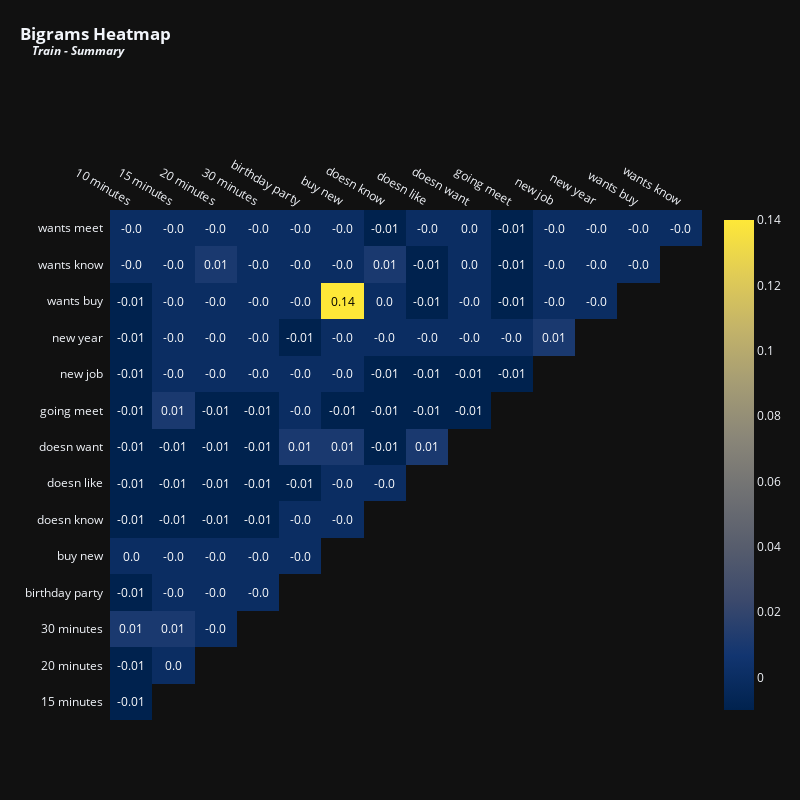

The notebook cell saved with this chart:
### Code cell
vectorizer = TfidfVectorizer(max_features = 15,stop_words = 'english',ngram_range = (2,2)) # Top 15 terms
x = vectorizer.fit_transform(train['summary'].fillna(''))
df_tfidfvect = pd.DataFrame(x.toarray(), columns=vectorizer.get_feature_names_out())
plot_correlation(df_tfidfvect, 'Bigrams', 'Train - Summary', 800, 800, 12)

### Figure 1 — Plotly figure (JSON) as saved in the notebook; plotly's stock layout.template omitted (floating-point values rounded to 4 significant figures)
{"data": [{"colorscale": [[0, "#00224e"], [0.1111, "#123570"], [0.2222, "#3b496c"], [0.3333, "#575d6d"], [0.4444, "#707173"], [0.5556, "#8a8678"], [0.6667, "#a59c74"], [0.7778, "#c3b369"], [0.8889, "#e1cc55"], [1, "#fee838"]], "reversescale": false, "showscale": false, "x": ["10 minutes", "15 minutes", "20 minutes", "30 minutes", "birthday party", "buy new", "doesn know", "doesn like", "doesn want", "going meet", "new job", "new year", "wants buy", "wants know"], "y": ["wants meet", "wants know", "wants buy", "new year", "new job", "going meet", "doesn want", "doesn like", "doesn know", "buy new", "birthday party", "30 minutes", "20 minutes", "15 minutes"], "z": [[0, 0, 0, 0, 0, 0, -0.01, 0, 0, -0.01, 0, 0, 0, 0], [0, 0, 0.01, 0, 0, 0, 0.01, -0.01, 0, -0.01, 0, 0, 0], [-0.01, 0, 0, 0, 0, 0.14, 0, -0.01, 0, -0.01, 0, 0], [-0.01, 0, 0, 0, -0.01, 0, 0, 0, 0, 0, 0.01], [-0.01, 0, 0, 0, 0, 0, -0.01, -0.01, -0.01, -0.01], [-0.01, 0.01, -0.01, -0.01, 0, -0.01, -0.01, -0.01, -0.01], [-0.01, -0.01, -0.01, -0.01, 0.01, 0.01, -0.01, 0.01], [-0.01, -0.01, -0.01, -0.01, -0.01, 0, 0], [-0.01, -0.01, -0.01, -0.01, 0, 0], [0, 0, 0, 0, 0], [-0.01, 0, 0, 0], [0.01, 0.01, 0], [-0.01, 0], [-0.01]], "type": "heatmap"}, {"colorscale": [[0, "#00224e"], [0.1111, "#123570"], [0.2222, "#3b496c"], [0.3333, "#575d6d"], [0.4444, "#707173"], [0.5556, "#8a8678"], [0.6667, "#a59c74"], [0.7778, "#c3b369"], [0.8889, "#e1cc55"], [1, "#fee838"]], "showscale": true, "visible": true, "z": [[0, 0, 0, 0, 0, 0, -0.01, 0, 0, -0.01, 0, 0, 0, 0], [0, 0, 0.01, 0, 0, 0, 0.01, -0.01, 0, -0.01, 0, 0, 0], [-0.01, 0, 0, 0, 0, 0.14, 0, -0.01, 0, -0.01, 0, 0], [-0.01, 0, 0, 0, -0.01, 0, 0, 0, 0, 0, 0.01], [-0.01, 0, 0, 0, 0, 0, -0.01, -0.01, -0.01, -0.01], [-0.01, 0.01, -0.01, -0.01, 0, -0.01, -0.01, -0.01, -0.01], [-0.01, -0.01, -0.01, -0.01, 0.01, 0.01, -0.01, 0.01], [-0.01, -0.01, -0.01, -0.01, -0.01, 0, 0], [-0.01, -0.01, -0.01, -0.01, 0, 0], [0, 0, 0, 0, 0], [-0.01, 0, 0, 0], [0.01, 0.01, 0], [-0.01, 0], [-0.01]], "type": "heatmap"}], "layout": {"annotations": [{"font": {"color": "#FFFFFF", "size": 12}, "showarrow": false, "text": "-0.0", "x": "10 minutes", "xref": "x", "y": "wants meet", "yref": "y"}, {"font": {"color": "#FFFFFF", "size": 12}, "showarrow": false, "text": "-0.0", "x": "15 minutes", "xref": "x", "y": "wants meet", "yref": "y"}, {"font": {"color": "#FFFFFF", "size": 12}, "showarrow": false, "text": "-0.0", "x": "20 minutes", "xref": "x", "y": "wants meet", "yref": "y"}, {"font": {"color": "#FFFFFF", "size": 12}, "showarrow": false, "text": "-0.0", "x": "30 minutes", "xref": "x", "y": "wants meet", "yref": "y"}, {"font": {"color": "#FFFFFF", "size": 12}, "showarrow": false, "text": "-0.0", "x": "birthday party", "xref": "x", "y": "wants meet", "yref": "y"}, {"font": {"color": "#FFFFFF", "size": 12}, "showarrow": false, "text": "-0.0", "x": "buy new", "xref": "x", "y": "wants meet", "yref": "y"}, {"font": {"color": "#FFFFFF", "size": 12}, "showarrow": false, "text": "-0.01", "x": "doesn know", "xref": "x", "y": "wants meet", "yref": "y"}, {"font": {"color": "#FFFFFF", "size": 12}, "showarrow": false, "text": "-0.0", "x": "doesn like", "xref": "x", "y": "wants meet", "yref": "y"}, {"font": {"color": "#FFFFFF", "size": 12}, "showarrow": false, "text": "0.0", "x": "doesn want", "xref": "x", "y": "wants meet", "yref": "y"}, {"font": {"color": "#FFFFFF", "size": 12}, "showarrow": false, "text": "-0.01", "x": "going meet", "xref": "x", "y": "wants meet", "yref": "y"}, {"font": {"color": "#FFFFFF", "size": 12}, "showarrow": false, "text": "-0.0", "x": "new job", "xref": "x", "y": "wants meet", "yref": "y"}, {"font": {"color": "#FFFFFF", "size": 12}, "showarrow": false, "text": "-0.0", "x": "new year", "xref": "x", "y": "wants meet", "yref": "y"}, {"font": {"color": "#FFFFFF", "size": 12}, "showarrow": false, "text": "-0.0", "x": "wants buy", "xref": "x", "y": "wants meet", "yref": "y"}, {"font": {"color": "#FFFFFF", "size": 12}, "showarrow": false, "text": "-0.0", "x": "wants know", "xref": "x", "y": "wants meet", "yref": "y"}, {"font": {"color": "#FFFFFF", "size": 12}, "showarrow": false, "text": "-0.0", "x": "10 minutes", "xref": "x", "y": "wants know", "yref": "y"}, {"font": {"color": "#FFFFFF", "size": 12}, "showarrow": false, "text": "-0.0", "x": "15 minutes", "xref": "x", "y": "wants know", "yref": "y"}, {"font": {"color": "#FFFFFF", "size": 12}, "showarrow": false, "text": "0.01", "x": "20 minutes", "xref": "x", "y": "wants know", "yref": "y"}, {"font": {"color": "#FFFFFF", "size": 12}, "showarrow": false, "text": "-0.0", "x": "30 minutes", "xref": "x", "y": "wants know", "yref": "y"}, {"font": {"color": "#FFFFFF", "size": 12}, "showarrow": false, "text": "-0.0", "x": "birthday party", "xref": "x", "y": "wants know", "yref": "y"}, {"font": {"color": "#FFFFFF", "size": 12}, "showarrow": false, "text": "-0.0", "x": "buy new", "xref": "x", "y": "wants know", "yref": "y"}, {"font": {"color": "#FFFFFF", "size": 12}, "showarrow": false, "text": "0.01", "x": "doesn know", "xref": "x", "y": "wants know", "yref": "y"}, {"font": {"color": "#FFFFFF", "size": 12}, "showarrow": false, "text": "-0.01", "x": "doesn like", "xref": "x", "y": "wants know", "yref": "y"}, {"font": {"color": "#FFFFFF", "size": 12}, "showarrow": false, "text": "0.0", "x": "doesn want", "xref": "x", "y": "wants know", "yref": "y"}, {"font": {"color": "#FFFFFF", "size": 12}, "showarrow": false, "text": "-0.01", "x": "going meet", "xref": "x", "y": "wants know", "yref": "y"}, {"font": {"color": "#FFFFFF", "size": 12}, "showarrow": false, "text": "-0.0", "x": "new job", "xref": "x", "y": "wants know", "yref": "y"}, {"font": {"color": "#FFFFFF", "size": 12}, "showarrow": false, "text": "-0.0", "x": "new year", "xref": "x", "y": "wants know", "yref": "y"}, {"font": {"color": "#FFFFFF", "size": 12}, "showarrow": false, "text": "-0.0", "x": "wants buy", "xref": "x", "y": "wants know", "yref": "y"}, {"font": {"color": "#FFFFFF", "size": 12}, "showarrow": false, "text": "-0.01", "x": "10 minutes", "xref": "x", "y": "wants buy", "yref": "y"}, {"font": {"color": "#FFFFFF", "size": 12}, "showarrow": false, "text": "-0.0", "x": "15 minutes", "xref": "x", "y": "wants buy", "yref": "y"}, {"font": {"color": "#FFFFFF", "size": 12}, "showarrow": false, "text": "-0.0", "x": "20 minutes", "xref": "x", "y": "wants buy", "yref": "y"}, {"font": {"color": "#FFFFFF", "size": 12}, "showarrow": false, "text": "-0.0", "x": "30 minutes", "xref": "x", "y": "wants buy", "yref": "y"}, {"font": {"color": "#FFFFFF", "size": 12}, "showarrow": false, "text": "-0.0", "x": "birthday party", "xref": "x", "y": "wants buy", "yref": "y"}, {"font": {"color": "#000000", "size": 12}, "showarrow": false, "text": "0.14", "x": "buy new", "xref": "x", "y": "wants buy", "yref": "y"}, {"font": {"color": "#FFFFFF", "size": 12}, "showarrow": false, "text": "0.0", "x": "doesn know", "xref": "x", "y": "wants buy", "yref": "y"}, {"font": {"color": "#FFFFFF", "size": 12}, "showarrow": false, "text": "-0.01", "x": "doesn like", "xref": "x", "y": "wants buy", "yref": "y"}, {"font": {"color": "#FFFFFF", "size": 12}, "showarrow": false, "text": "-0.0", "x": "doesn want", "xref": "x", "y": "wants buy", "yref": "y"}, {"font": {"color": "#FFFFFF", "size": 12}, "showarrow": false, "text": "-0.01", "x": "going meet", "xref": "x", "y": "wants buy", "yref": "y"}, {"font": {"color": "#FFFFFF", "size": 12}, "showarrow": false, "text": "-0.0", "x": "new job", "xref": "x", "y": "wants buy", "yref": "y"}, {"font": {"color": "#FFFFFF", "size": 12}, "showarrow": false, "text": "-0.0", "x": "new year", "xref": "x", "y": "wants buy", "yref": "y"}, {"font": {"color": "#FFFFFF", "size": 12}, "showarrow": false, "text": "-0.01", "x": "10 minutes", "xref": "x", "y": "new year", "yref": "y"}, {"font": {"color": "#FFFFFF", "size": 12}, "showarrow": false, "text": "-0.0", "x": "15 minutes", "xref": "x", "y": "new year", "yref": "y"}, {"font": {"color": "#FFFFFF", "size": 12}, "showarrow": false, "text": "-0.0", "x": "20 minutes", "xref": "x", "y": "new year", "yref": "y"}, {"font": {"color": "#FFFFFF", "size": 12}, "showarrow": false, "text": "-0.0", "x": "30 minutes", "xref": "x", "y": "new year", "yref": "y"}, {"font": {"color": "#FFFFFF", "size": 12}, "showarrow": false, "text": "-0.01", "x": "birthday party", "xref": "x", "y": "new year", "yref": "y"}, {"font": {"color": "#FFFFFF", "size": 12}, "showarrow": false, "text": "-0.0", "x": "buy new", "xref": "x", "y": "new year", "yref": "y"}, {"font": {"color": "#FFFFFF", "size": 12}, "showarrow": false, "text": "-0.0", "x": "doesn know", "xref": "x", "y": "new year", "yref": "y"}, {"font": {"color": "#FFFFFF", "size": 12}, "showarrow": false, "text": "-0.0", "x": "doesn like", "xref": "x", "y": "new year", "yref": "y"}, {"font": {"color": "#FFFFFF", "size": 12}, "showarrow": false, "text": "-0.0", "x": "doesn want", "xref": "x", "y": "new year", "yref": "y"}, {"font": {"color": "#FFFFFF", "size": 12}, "showarrow": false, "text": "-0.0", "x": "going meet", "xref": "x", "y": "new year", "yref": "y"}, {"font": {"color": "#FFFFFF", "size": 12}, "showarrow": false, "text": "0.01", "x": "new job", "xref": "x", "y": "new year", "yref": "y"}, {"font": {"color": "#FFFFFF", "size": 12}, "showarrow": false, "text": "-0.01", "x": "10 minutes", "xref": "x", "y": "new job", "yref": "y"}, {"font": {"color": "#FFFFFF", "size": 12}, "showarrow": false, "text": "-0.0", "x": "15 minutes", "xref": "x", "y": "new job", "yref": "y"}, {"font": {"color": "#FFFFFF", "size": 12}, "showarrow": false, "text": "-0.0", "x": "20 minutes", "xref": "x", "y": "new job", "yref": "y"}, {"font": {"color": "#FFFFFF", "size": 12}, "showarrow": false, "text": "-0.0", "x": "30 minutes", "xref": "x", "y": "new job", "yref": "y"}, {"font": {"color": "#FFFFFF", "size": 12}, "showarrow": false, "text": "-0.0", "x": "birthday party", "xref": "x", "y": "new job", "yref": "y"}, {"font": {"color": "#FFFFFF", "size": 12}, "showarrow": false, "text": "-0.0", "x": "buy new", "xref": "x", "y": "new job", "yref": "y"}, {"font": {"color": "#FFFFFF", "size": 12}, "showarrow": false, "text": "-0.01", "x": "doesn know", "xref": "x", "y": "new job", "yref": "y"}, {"font": {"color": "#FFFFFF", "size": 12}, "showarrow": false, "text": "-0.01", "x": "doesn like", "xref": "x", "y": "new job", "yref": "y"}, {"font": {"color": "#FFFFFF", "size": 12}, "showarrow": false, "text": "-0.01", "x": "doesn want", "xref": "x", "y": "new job", "yref": "y"}, {"font": {"color": "#FFFFFF", "size": 12}, "showarrow": false, "text": "-0.01", "x": "going meet", "xref": "x", "y": "new job", "yref": "y"}, {"font": {"color": "#FFFFFF", "size": 12}, "showarrow": false, "text": "-0.01", "x": "10 minutes", "xref": "x", "y": "going meet", "yref": "y"}, {"font": {"color": "#FFFFFF", "size": 12}, "showarrow": false, "text": "0.01", "x": "15 minutes", "xref": "x", "y": "going meet", "yref": "y"}, {"font": {"color": "#FFFFFF", "size": 12}, "showarrow": false, "text": "-0.01", "x": "20 minutes", "xref": "x", "y": "going meet", "yref": "y"}, {"font": {"color": "#FFFFFF", "size": 12}, "showarrow": false, "text": "-0.01", "x": "30 minutes", "xref": "x", "y": "going meet", "yref": "y"}, {"font": {"color": "#FFFFFF", "size": 12}, "showarrow": false, "text": "-0.0", "x": "birthday party", "xref": "x", "y": "going meet", "yref": "y"}, {"font": {"color": "#FFFFFF", "size": 12}, "showarrow": false, "text": "-0.01", "x": "buy new", "xref": "x", "y": "going meet", "yref": "y"}, {"font": {"color": "#FFFFFF", "size": 12}, "showarrow": false, "text": "-0.01", "x": "doesn know", "xref": "x", "y": "going meet", "yref": "y"}, {"font": {"color": "#FFFFFF", "size": 12}, "showarrow": false, "text": "-0.01", "x": "doesn like", "xref": "x", "y": "going meet", "yref": "y"}, {"font": {"color": "#FFFFFF", "size": 12}, "showarrow": false, "text": "-0.01", "x": "doesn want", "xref": "x", "y": "going meet", "yref": "y"}, {"font": {"color": "#FFFFFF", "size": 12}, "showarrow": false, "text": "-0.01", "x": "10 minutes", "xref": "x", "y": "doesn want", "yref": "y"}, {"font": {"color": "#FFFFFF", "size": 12}, "showarrow": false, "text": "-0.01", "x": "15 minutes", "xref": "x", "y": "doesn want", "yref": "y"}, {"font": {"color": "#FFFFFF", "size": 12}, "showarrow": false, "text": "-0.01", "x": "20 minutes", "xref": "x", "y": "doesn want", "yref": "y"}, {"font": {"color": "#FFFFFF", "size": 12}, "showarrow": false, "text": "-0.01", "x": "30 minutes", "xref": "x", "y": "doesn want", "yref": "y"}, {"font": {"color": "#FFFFFF", "size": 12}, "showarrow": false, "text": "0.01", "x": "birthday party", "xref": "x", "y": "doesn want", "yref": "y"}, {"font": {"color": "#FFFFFF", "size": 12}, "showarrow": false, "text": "0.01", "x": "buy new", "xref": "x", "y": "doesn want", "yref": "y"}, {"font": {"color": "#FFFFFF", "size": 12}, "showarrow": false, "text": "-0.01", "x": "doesn know", "xref": "x", "y": "doesn want", "yref": "y"}, {"font": {"color": "#FFFFFF", "size": 12}, "showarrow": false, "text": "0.01", "x": "doesn like", "xref": "x", "y": "doesn want", "yref": "y"}, {"font": {"color": "#FFFFFF", "size": 12}, "showarrow": false, "text": "-0.01", "x": "10 minutes", "xref": "x", "y": "doesn like", "yref": "y"}, {"font": {"color": "#FFFFFF", "size": 12}, "showarrow": false, "text": "-0.01", "x": "15 minutes", "xref": "x", "y": "doesn like", "yref": "y"}, {"font": {"color": "#FFFFFF", "size": 12}, "showarrow": false, "text": "-0.01", "x": "20 minutes", "xref": "x", "y": "doesn like", "yref": "y"}, {"font": {"color": "#FFFFFF", "size": 12}, "showarrow": false, "text": "-0.01", "x": "30 minutes", "xref": "x", "y": "doesn like", "yref": "y"}, {"font": {"color": "#FFFFFF", "size": 12}, "showarrow": false, "text": "-0.01", "x": "birthday party", "xref": "x", "y": "doesn like", "yref": "y"}, {"font": {"color": "#FFFFFF", "size": 12}, "showarrow": false, "text": "-0.0", "x": "buy new", "xref": "x", "y": "doesn like", "yref": "y"}, {"font": {"color": "#FFFFFF", "size": 12}, "showarrow": false, "text": "-0.0", "x": "doesn know", "xref": "x", "y": "doesn like", "yref": "y"}, {"font": {"color": "#FFFFFF", "size": 12}, "showarrow": false, "text": "-0.01", "x": "10 minutes", "xref": "x", "y": "doesn know", "yref": "y"}, {"font": {"color": "#FFFFFF", "size": 12}, "showarrow": false, "text": "-0.01", "x": "15 minutes", "xref": "x", "y": "doesn know", "yref": "y"}, {"font": {"color": "#FFFFFF", "size": 12}, "showarrow": false, "text": "-0.01", "x": "20 minutes", "xref": "x", "y": "doesn know", "yref": "y"}, {"font": {"color": "#FFFFFF", "size": 12}, "showarrow": false, "text": "-0.01", "x": "30 minutes", "xref": "x", "y": "doesn know", "yref": "y"}, {"font": {"color": "#FFFFFF", "size": 12}, "showarrow": false, "text": "-0.0", "x": "birthday party", "xref": "x", "y": "doesn know", "yref": "y"}, {"font": {"color": "#FFFFFF", "size": 12}, "showarrow": false, "text": "-0.0", "x": "buy new", "xref": "x", "y": "doesn know", "yref": "y"}, {"font": {"color": "#FFFFFF", "size": 12}, "showarrow": false, "text": "0.0", "x": "10 minutes", "xref": "x", "y": "buy new", "yref": "y"}, {"font": {"color": "#FFFFFF", "size": 12}, "showarrow": false, "text": "-0.0", "x": "15 minutes", "xref": "x", "y": "buy new", "yref": "y"}, {"font": {"color": "#FFFFFF", "size": 12}, "showarrow": false, "text": "-0.0", "x": "20 minutes", "xref": "x", "y": "buy new", "yref": "y"}, {"font": {"color": "#FFFFFF", "size": 12}, "showarrow": false, "text": "-0.0", "x": "30 minutes", "xref": "x", "y": "buy new", "yref": "y"}, {"font": {"color": "#FFFFFF", "size": 12}, "showarrow": false, "text": "-0.0", "x": "birthday party", "xref": "x", "y": "buy new", "yref": "y"}, {"font": {"color": "#FFFFFF", "size": 12}, "showarrow": false, "text": "-0.01", "x": "10 minutes", "xref": "x", "y": "birthday party", "yref": "y"}, {"font": {"color": "#FFFFFF", "size": 12}, "showarrow": false, "text": "-0.0", "x": "15 minutes", "xref": "x", "y": "birthday party", "yref": "y"}, {"font": {"color": "#FFFFFF", "size": 12}, "showarrow": false, "text": "-0.0", "x": "20 minutes", "xref": "x", "y": "birthday party", "yref": "y"}, {"font": {"color": "#FFFFFF", "size": 12}, "showarrow": false, "text": "-0.0", "x": "30 minutes", "xref": "x", "y": "birthday party", "yref": "y"}, {"font": {"color": "#FFFFFF", "size": 12}, "showarrow": false, "text": "0.01", "x": "10 minutes", "xref": "x", "y": "30 minutes", "yref": "y"}, {"font": {"color": "#FFFFFF", "size": 12}, "showarrow": false, "text": "0.01", "x": "15 minutes", "xref": "x", "y": "30 minutes", "yref": "y"}, {"font": {"color": "#FFFFFF", "size": 12}, "showarrow": false, "text": "-0.0", "x": "20 minutes", "xref": "x", "y": "30 minutes", "yref": "y"}, {"font": {"color": "#FFFFFF", "size": 12}, "showarrow": false, "text": "-0.01", "x": "10 minutes", "xref": "x", "y": "20 minutes", "yref": "y"}, {"font": {"color": "#FFFFFF", "size": 12}, "showarrow": false, "text": "0.0", "x": "15 minutes", "xref": "x", "y": "20 minutes", "yref": "y"}, {"font": {"color": "#FFFFFF", "size": 12}, "showarrow": false, "text": "-0.01", "x": "10 minutes", "xref": "x", "y": "15 minutes", "yref": "y"}], "xaxis": {"dtick": 1, "gridcolor": "rgb(0, 0, 0)", "side": "top", "ticks": "", "showgrid": false, "type": "category", "range": [-0.5, 13.5], "autorange": true}, "yaxis": {"dtick": 1, "ticks": "", "ticksuffix": "  ", "autorange": true, "showgrid": false, "type": "category", "range": [13.5, -0.5]}, "title": {"text": "<b>Bigrams Heatmap<br><sup>&nbsp;&nbsp;&nbsp;&nbsp;<i>Train - Summary</i></sup></b>", "x": 0.025, "xanchor": "left", "y": 0.95}, "margin": {"t": 210, "l": 110}, "height": 800, "width": 800}}
